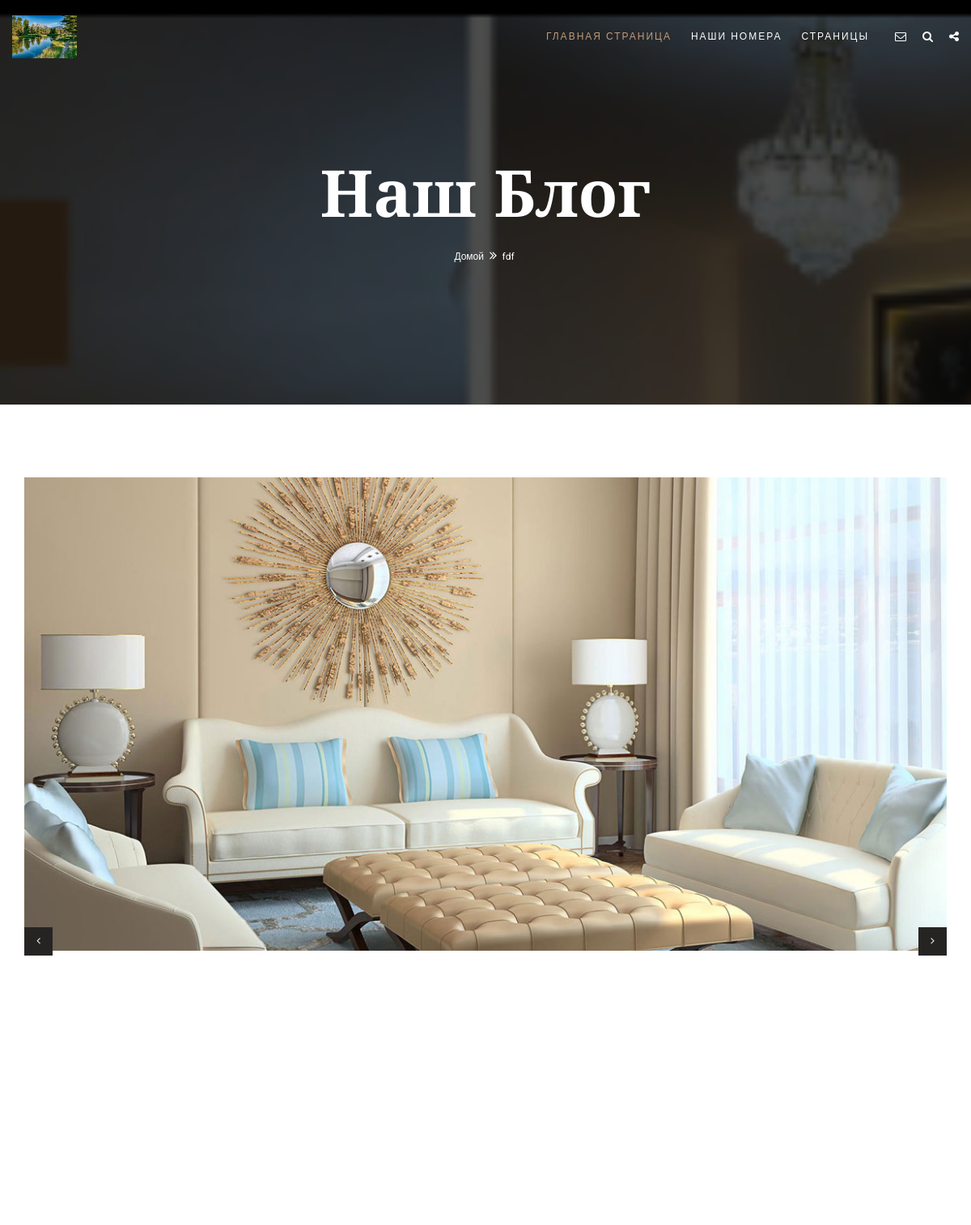
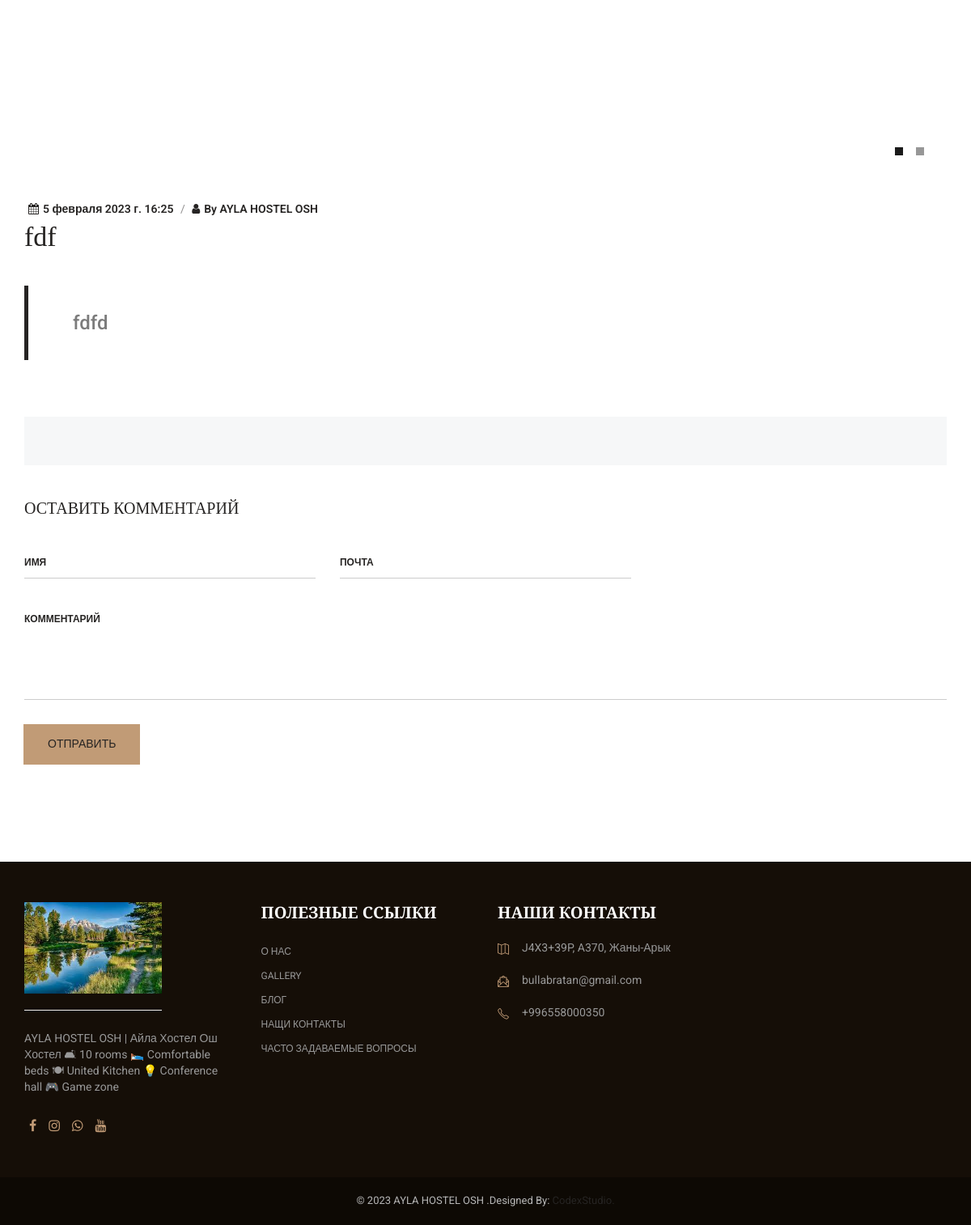
Page /blog_detail/3/ on the earlier database version (2 pictures, top to bottom).
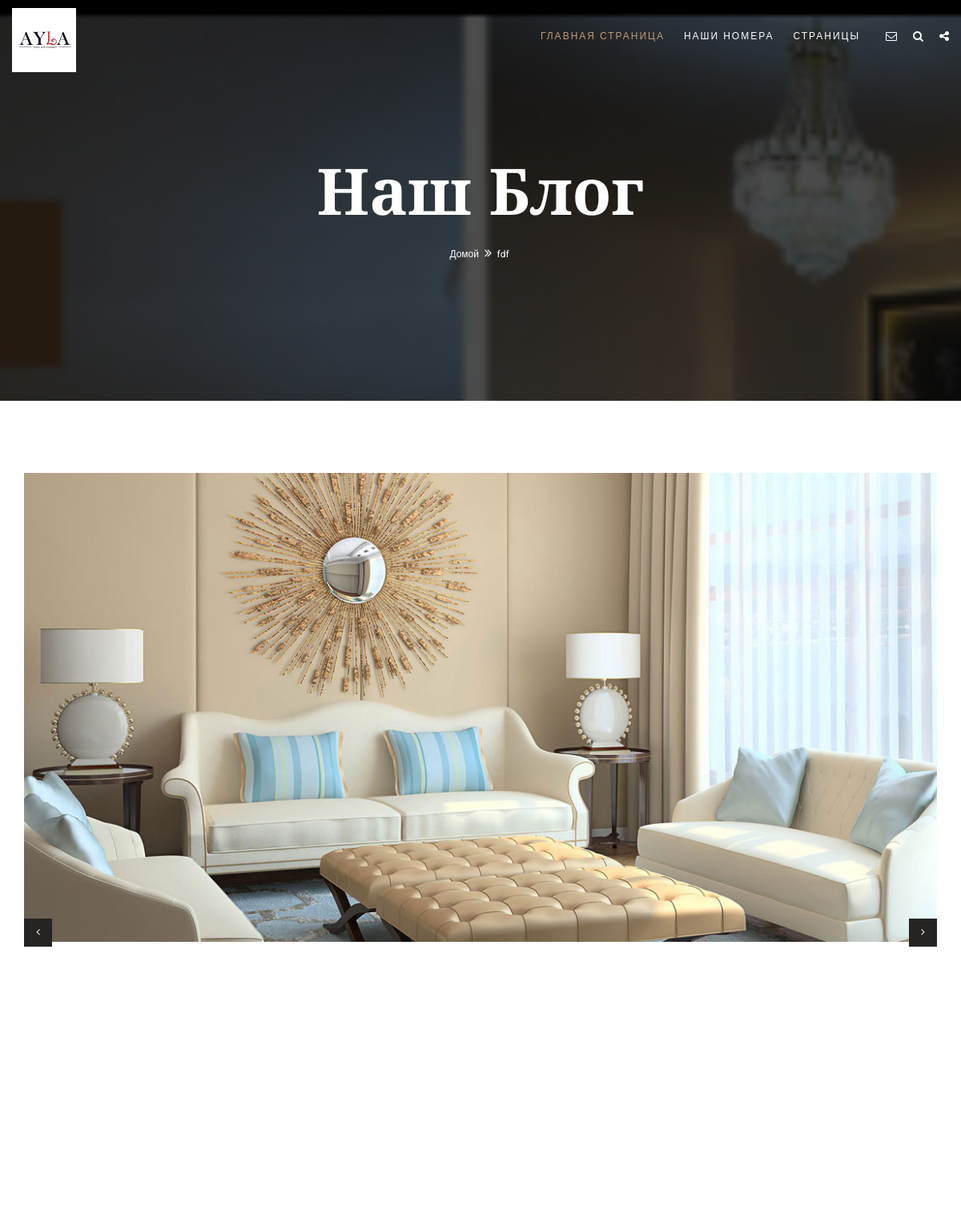
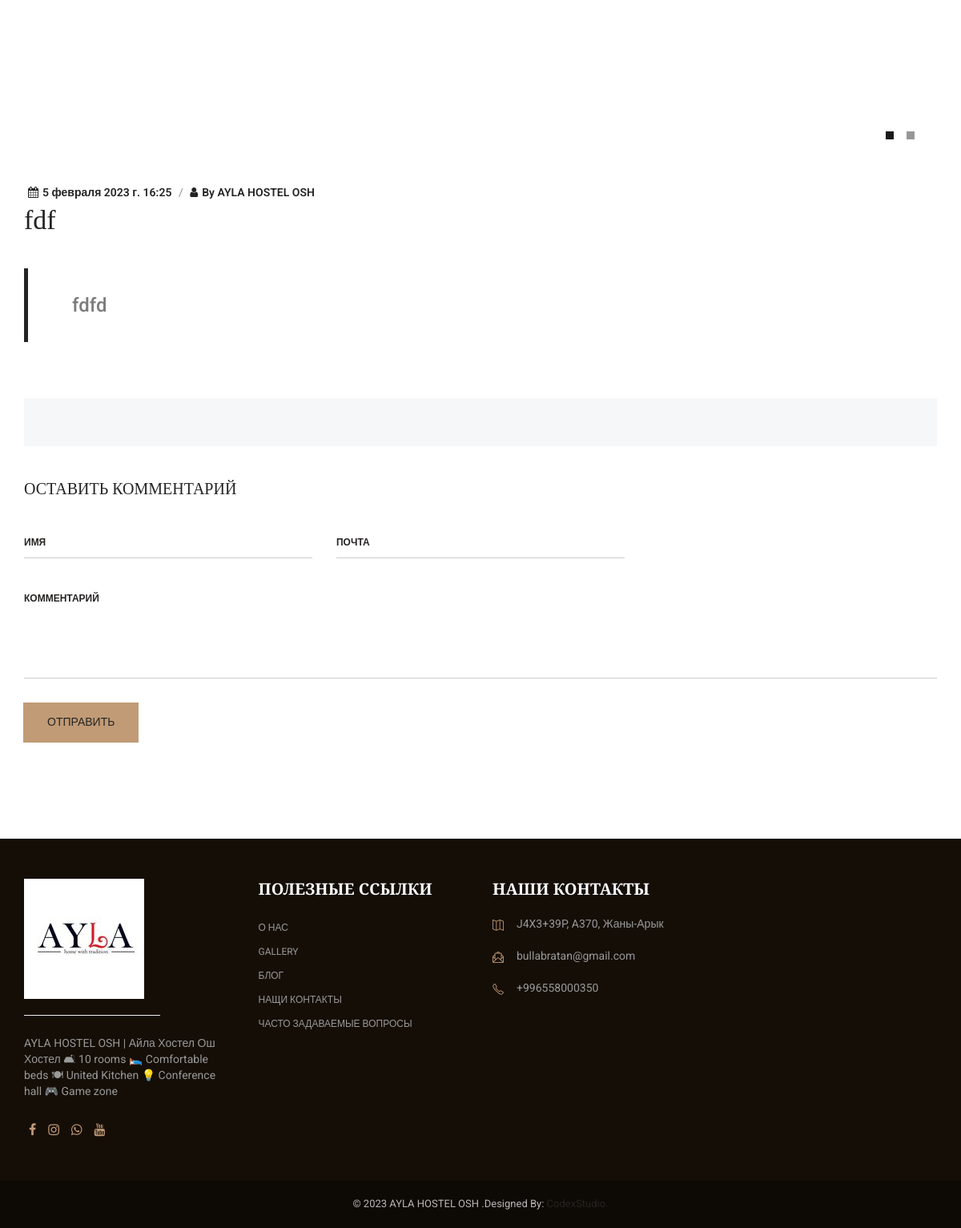
Same page on the later database version (2 pictures, top to bottom).
### apps/settings/models.py (models this page shows, shortened)
class Setting(models.Model):
    title = models.CharField(
        max_length=255,
        verbose_name="Название"
    )
    description = models.TextField(
        verbose_name="Описание",
        blank = True, null = True
    )
    logo = models.ImageField(
        upload_to="logos/",
        verbose_name="Логотип сайта"
    )
    class Meta:
        verbose_name = "Настройка сайта"
        verbose_name_plural = "Настройки сайта"

### apps/blog/models.py (models this page shows, shortened)
class ImageBlog(models.Model):
    room = models.ForeignKey(
        Blog,
        on_delete=models.CASCADE,
        related_name="image_blog",
        verbose_name="Выберите блог"
    )
    image = models.ImageField(
        upload_to="about",
        verbose_name="Фотография блога",
        blank=True, null=True)
    class Meta:
        verbose_name = "Добавить фотографию для блога"
        verbose_name_plural = "Добавить фотографию для блога"

### apps/blog/views.py (the view)
# urls.py: path('blog_detail/<int:id>/', blog_detail, name="blog_detail"),
def blog_detail(request, id):
    contact = Contact.objects.latest('id')
    setting = Setting.objects.latest('id')
    blog = Blog.objects.get(id =id)
    backround = BackroundBlog.objects.latest('id')
    if request.method == "POST":
        name = request.POST.get('name')
        email = request.POST.get('email')
        message = request.POST.get('message')
        comment = Comment.objects.create(name = name,email = email, message = message, post = blog )
        return redirect('blog_detail', blog.id)
    context = {
        'contact':contact,
        'setting' : setting,
        'blog' : blog,
        'backround' : backround,
    }
    return render(request, 'blog/post-gallery.html', context)

### templates/blog/post-gallery.html (shortened to what the changed rows need)
{% extends 'homepage.html'%}
{% load static %}
{% block content%}
	<div class="page-wraper">
        {% include 'include/header.html'%}
        <div class="page-content ">
            <div class="wt-bnr-inr overlay-wraper bg-parallax bg-top-center"  data-stellar-background-ratio="0.5"  style="background-image:url({{backround.image.url}});">
                <div class="container">
                    <div class="wt-bnr-inr-entry">
                    	<div class="banner-title-outer">
                        	<div class="banner-title-name">
                        		<h2 class="text-white  font-80 font-weight-900">Наш Блог</h2>
                            </div>
                        </div>
                    </div>
                </div>
            </div>
            <div class="section-full p-tb90 square_shape1 square_shape3">
                <div class="container">
                    <div class="blog-post date-style-1 blog-detail text-black">
                        <div class="wt-post-media">
                            <div class="owl-carousel owl-fade-slider-one owl-btn-vertical-center owl-dots-bottom-right m-b30">
                                {% for blog in blog.image_blog.all%}
                                    {% if blog.image%}
                                        <div class="item">
                                            <div class="wt-thum-bx">
                                                <img src="{{blog.image.url}}"width  alt="">
                                            </div>
                                        </div>
                                    {%endif%}
                                {% endfor%}
                            </div>
                        </div>
                        <div class="wt-post-meta ">
                            <ul>
                                <li class="post-author"><i class="fa fa-user"></i><a href="javascript:void(0);">By <span>{{setting.title}}</span></a> </li>
                            </ul>
                        </div>
                    </div>
                    <div class="clear" id="comment-list">
                        <div class="comments-area" id="comments">
                            <div class="p-tb30">
                                <div class="comment-respond m-t30" id="respond">
                                    <h2 class="comment-reply-title" id="reply-title">Оставить комментарий
                                    </h2>
                                </div>
                           </div>
                        </div>
                    </div>
                </div>
            </div>
        </div>
        {% include 'include/footer.html'%}
    </div>
{% endblock%}

### templates/include/header.html (shortened to what this page needs)
{% load static %}
<header class="site-header header-style-1">
    <div class="sticky-header main-bar-wraper">
        <div class="main-bar bg-white p-t5">
            <div class="container  colorCont">
                <div class="logo-header">
                    <div class="logo-header-inner logo-header-one">
                        <a href="{% url 'index'%}">
                            <img src="{{setting.logo.url}}" width = '80px' alt="" />
                        </a>
                    </div>
                </div>
                    <div class="extra-nav">
                        <div class="extra-cell">
                            <a href="{% url 'contact'%}" class="contact-slide-show text-white"><i class="fa fa-envelope-o"></i></a>
                        </div>
                        <div class="extra-cell">
                            <a href="#search" class=" text-white">
                                <i class="fa fa-search"></i>
                            </a>
                        </div>
                        <div class="extra-cell">
                            <a href="javascript:;" class="socialicon_show  text-white">
                                <i class="fa fa-share-alt"></i>
                            </a>
                        </div>
                    </div>
                    <div class="header-nav navbar-collapse collapse">
                        <ul class=" nav navbar-nav">
                            <li class="active">
                                <a href="{% url 'index'%}">Главная страница</a>
                            </li>
                            <li>
                                <a href="{% url 'rooms'%}">Наши номера</a>
                            </li>
                            <li class="submenu-direction">
                                <a >Страницы</a>
                            </li>
                        </ul>
                    </div>
            </div>
        </div>
    </div>
</header>

### templates/include/footer.html
{% load static %}
<footer class="site-footer footer-large footer-dark	footer-wide">
    <div class="footer-top overlay-wraper">
        <div class="overlay-main"></div>
        <div class="container">
            <div class="row">
                <div class="col-lg-3 col-md-6 col-sm-6">
                    <div class="widget widget_about">
                        <div class="logo-footer clearfix p-b15">
                            <a href="index.html"><img src="{{setting.logo.url}}" alt=""></a>
                            <hr>
                        </div>
                        <p class="max-w400">{{setting.description}}</p>
                        <ul class="social-icons social-tooltips-outer  wt-social-links">
                            {%if contact.facebook%}
                            <li><a href="{{contact.facebook}}" class="fa fa-facebook"><span class="social-tooltips">Facebook</span></a></li>
                            {%endif%}
                            {%if contact.instagram%}
                            <li><a href="{{contact.instagram}}" class="fa fa-instagram"><span class="social-tooltips">Instagram</span></a></li>
                            {%endif%}
                            {%if contact.whatsapp%}
                            <li><a href="{{contact.whatsapp}}" class="fa fa-whatsapp"><span class="social-tooltips">Whatsapp</span></a></li>
                            {%endif%}
                            {%if contact.youtube%}
                            <li><a href="{{contact.youtube}}" class="fa fa-youtube"><span class="social-tooltips">Youtube</span></a></li>
                            {%endif%}
                        </ul>
                    </div>
                </div>
                <div class="col-lg-3 col-md-6 col-sm-6">
                    <div class="widget widget_services inline-links">
                        <h4 class="widget-title">ПОЛЕЗНЫЕ ССЫЛКИ</h4>
                        <ul>
                            <li><a href="{% url 'about'%}">О нас</a></li>
                            <li><a href="post-gallery.html">Gallery</a></li>
                            <li><a href="{% url 'blog'%}">Блог</a></li>
                            <li><a href="{% url 'contact'%}">Нащи Контакты</a></li>
                            <li><a href="contact-1.html">Часто задаваемые вопросы </a></li>
                        </ul>
                    </div>
                </div>
                <div class="col-lg-3 col-md-6 col-sm-6">
                    <div class="widget widget_address_outer">
                        <h4 class="widget-title">Наши Контакты</h4>
                        <ul class="widget_address">
                            <li><i class="sl-icon-map text-primary"></i>{{contact.address}}</li>
                            <li><i class="sl-icon-envolope-letter text-primary"></i>{{contact.email}}</li>
                            <li><i class="sl-icon-phone text-primary"></i>{{contact.phone}}</li>
                        </ul>
                    </div>
                </div>
            </div>
        </div>
    </div>
    <div class="footer-bottom overlay-wraper">
        <div class="overlay-main"></div>
        <div class="container">
            <div class="row">
                <div class="wt-footer-bot-center">
                    <span class="copyrights-text">© 2023 {{setting.title}} .Designed By:<a href="https://www.instagram.com/codexx_studio/"> CodexStudio.</a> </span>
                </div>
            </div>
        </div>
    </div>
</footer>

Differences in the rows shown:
changed Setting "AYLA HOSTEL OSH": logo: a different picture
now on this page (row unchanged): ImageBlog: image (picture)
